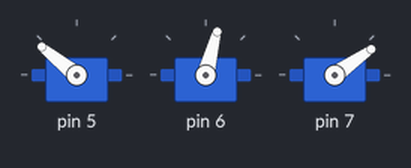
A sketch run on a simulated Arduino Uno, built with avr-gcc and run on an emulated ATmega328P. Shown: 3 × servo. What the sketch prints to the serial monitor is not drawn.

Above: at 3.05 s.
At 4.15 s:
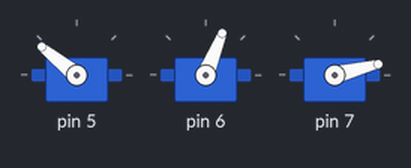
At 5.25 s:
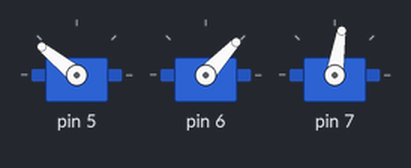
At 7.5 s:
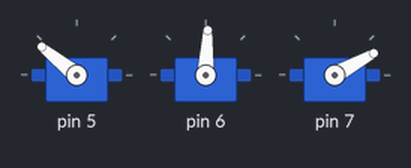
Timing chart, 0 to 9.7 s (numbered marks = the images above):
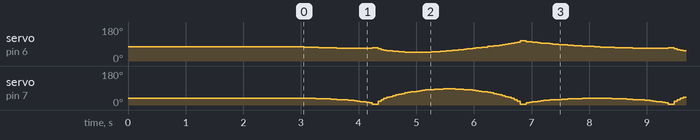

The sketch:

singleLeg.ino
```cpp
#include "Robot3R.h"

Robot3R robot = Robot3R(5, 6, 7);

void setup() {
  pinMode(2, INPUT_PULLUP);
  pinMode(3, INPUT_PULLUP);
  pinMode(4, INPUT_PULLUP);
  pinMode(5, INPUT_PULLUP);
  pinMode(6, INPUT_PULLUP);
  pinMode(7, INPUT_PULLUP);
  Serial.begin(9600);
  robot.start();
}

void loop() {
  robot.run_period();
}
```

Robot3R.cpp
```cpp
/********************************************************************
 * Author: Haoxiang Li (Colin)
 * 3R Robot
 * Source Code
 *******************************************************************/

#include "Arduino.h"
#include "Robot3R.h"
#include <Servo.h>

// servos
Servo hip0_servo;
Servo hip1_servo;
Servo knee_servo;

Robot3R::Robot3R(byte hip0_p, byte hip1_p, byte knee_p) {
  hip0_pin = hip0_p;
  hip1_pin = hip1_p;
  knee_pin = knee_p;
}

void Robot3R::start() {
  Serial.println("start robot in 3 second:");
  hip0_servo.attach(hip0_pin);
  hip1_servo.attach(hip1_pin);
  knee_servo.attach(knee_pin);
  servo_set_angs(current_theta);
  delay(3000);
}

/**
 * Convert Angle Radius to PWM us
 */
int Robot3R::convert_rad_to_pulse_us(double rad) {
  int us = SERVO_US_MIN + (SERVO_US_MAX - SERVO_US_MIN) * rad / 3.14;
  return us;
}

/**
 * Convert Angle Degree to PWM us
 */
int Robot3R::convert_ang_to_pulse_us(int16_t ang) {
  int us = SERVO_US_MIN + static_cast<double>(SERVO_US_MAX - SERVO_US_MIN) * ang / 180;
  return us;
}

void Robot3R::servo_set_angs(int16_t angs[]) {
  int16_t ang0 = INIT_ANG[0] + SERVO_DIR[0] * angs[0];
  int16_t ang1 = INIT_ANG[1] + SERVO_DIR[1] * angs[1];
  int16_t ang2 = INIT_ANG[2] + SERVO_DIR[2] * angs[2];
//  Serial.println(ang0);
//  Serial.println(ang1);
//  Serial.println(ang2);
  hip0_servo.writeMicroseconds(convert_ang_to_pulse_us(ang0));
  hip1_servo.writeMicroseconds(convert_ang_to_pulse_us(ang1));
  knee_servo.writeMicroseconds(convert_ang_to_pulse_us(ang2));
  delayMicroseconds(1000);
}

void Robot3R::run_period() {
  for (int i = 0; i < 100; ++i){
    for (int j = 0; j < 3; ++j) {
      current_theta[j] = task[i][j];
    }

    servo_set_angs(current_theta);
    delay(50);
  }
}
```

Robot3R.h
```cpp
/********************************************************************
 * Author: Haoxiang Li (Colin)
 * 3R Robot
 * Header file
 *******************************************************************/
#ifndef ROBOT_3R_H
#define ROBOT_3R_H

const int SERVO_US_MIN {500};
const int SERVO_US_MAX {2500};
// set init angles as the base angles
const uint8_t INIT_ANG[3] {135, 90, 0};
const int8_t SERVO_DIR[3] {-1, -1, 1};

class Robot3R
{
private:
  byte hip0_pin {};
  byte hip1_pin {};
  byte knee_pin {};
  int16_t current_theta [3] {0, 16, 36};
  int8_t task[100][3]
  {
    {0,16,36},
    {0,17,36},
    {0,17,36},
    {0,18,36},
    {0,19,36},
    {0,19,35},
    {0,20,35},
    {0,20,35},
    {0,21,34},
    {0,22,34},
    {0,22,33},
    {0,22,32},
    {0,23,31},
    {0,23,31},
    {0,23,30},
    {0,24,29},
    {0,24,27},
    {0,24,26},
    {0,24,25},
    {0,24,23},
    {0,24,21},
    {0,24,19},
    {0,23,17},
    {0,23,14},
    {0,22,9},
    {0,22,9},
    {0,27,22},
    {0,30,30},
    {0,33,36},
    {0,35,41},
    {0,37,46},
    {0,38,50},
    {0,39,54},
    {0,40,57},
    {0,41,60},
    {0,42,63},
    {0,42,66},
    {0,43,68},
    {0,43,70},
    {0,43,73},
    {0,43,74},
    {0,43,76},
    {0,42,78},
    {0,42,79},
    {0,41,80},
    {0,41,81},
    {0,40,82},
    {0,39,82},
    {0,38,83},
    {0,37,83},
    {0,35,83},
    {0,34,83},
    {0,33,82},
    {0,31,82},
    {0,30,81},
    {0,29,80},
    {0,27,79},
    {0,25,78},
    {0,24,76},
    {0,22,74},
    {0,21,73},
    {0,19,70},
    {0,17,68},
    {0,15,66},
    {0,14,63},
    {0,12,60},
    {0,10,57},
    {0,8,54},
    {0,6,50},
    {0,4,46},
    {0,1,41},
    {0,0,36},
    {0,-3,30},
    {0,-7,22},
    {0,-13,9},
    {0,-13,9},
    {0,-10,14},
    {0,-8,17},
    {0,-6,19},
    {0,-5,21},
    {0,-3,23},
    {0,-2,25},
    {0,0,26},
    {0,0,27},
    {0,1,29},
    {0,3,30},
    {0,4,31},
    {0,5,31},
    {0,6,32},
    {0,7,33},
    {0,8,34},
    {0,9,34},
    {0,10,35},
    {0,11,35},
    {0,12,35},
    {0,13,36},
    {0,14,36},
    {0,14,36},
    {0,15,36},
    {0,16,36},
  };


public:
  Robot3R(byte hip0_pin, byte hip1_pin, byte knee_pin);
  void start();
  int convert_rad_to_pulse_us(double rad);
  int convert_ang_to_pulse_us(int16_t ang);
  void servo_set_angs(int16_t angs[]);
  void run_period();
};
#endif
```
